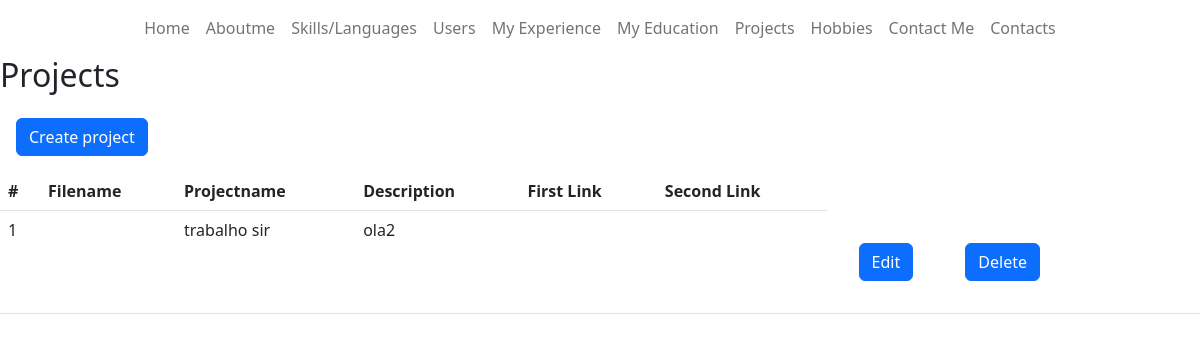
The page /CMS/pages/projects/read.php on the database as committed earlier.
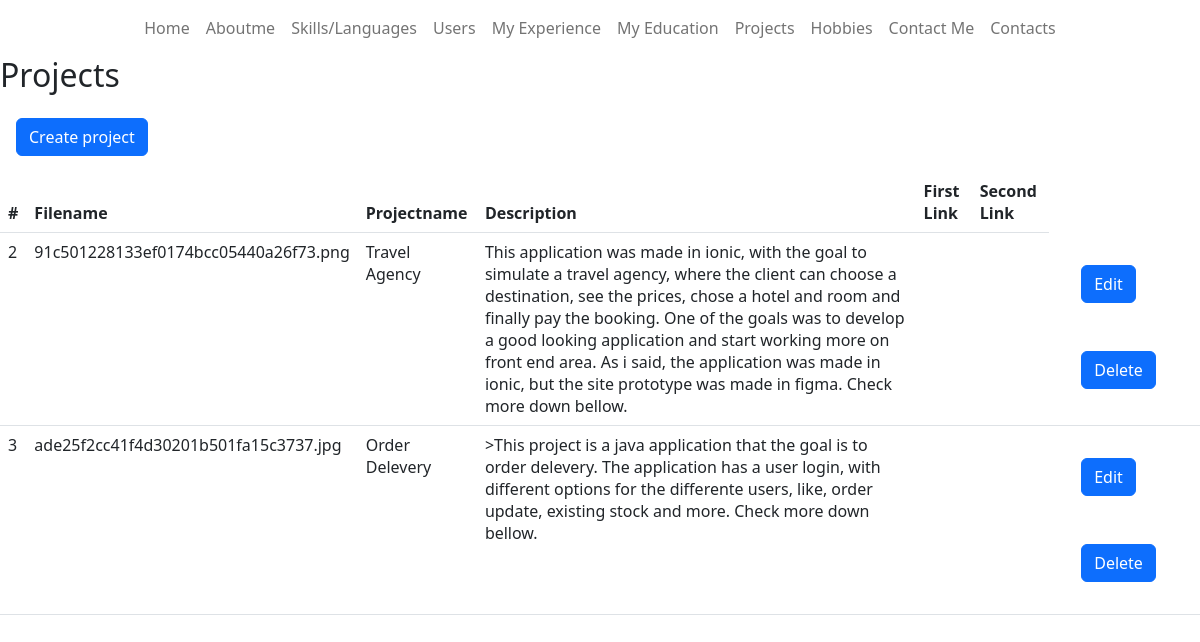
The same page on the database as committed later.
### tables this page shows
CREATE TABLE `projects` (
  `id` int(11) NOT NULL,
  `filename` varchar(100) NOT NULL,
  `projectname` varchar(100) NOT NULL,
  `description` varchar(500) NOT NULL,
  `ref1` varchar(500) DEFAULT NULL,
  `ref2` varchar(500) DEFAULT NULL
);

### CMS/pages/projects/read.php (the view, shortened to what this page needs)
<?php
$pdo = pdo_connect_mysql();
$page = isset($_GET['page']) && is_numeric($_GET['page']) ? (int)$_GET['page'] : 1;
$records_per_page = 20;
$stmt = $pdo->prepare('SELECT * FROM projects ORDER BY id LIMIT :current_page, :record_per_page');
$stmt->bindValue(':current_page', ($page-1)*$records_per_page, PDO::PARAM_INT);
$stmt->bindValue(':record_per_page', $records_per_page, PDO::PARAM_INT);
$stmt->execute();
$projects = $stmt->fetchAll(PDO::FETCH_ASSOC);
?>
<div class="content read">
<?php
require_once "../../navbars/navbaradmin.php";
?>
	<h2>Projects</h2>
    <button onclick="window.location.href='./create.php'" class="create-language btn btn-primary m-3">Create project</button>
	<table class="table">
        <thead>
            <tr>
                <th>#</th>
                <th>Filename</th>
                <th>Projectname</th>
                <th>Description</th>
                <th>First Link</th>
                <th>Second Link</th>
            </tr>
        </thead>
        <tbody>
            <?php foreach ($projects as $project): ?>
            <tr>
                <td><?=$project['id']?></td>
                <td><?=$project['filename']?></td>
                <td><?=$project['projectname']?></td>
                <td><?=$project['description']?></td>
                <td><?=$project['ref1']?></td>
                <td><?=$project['ref2']?></td>
                <td class="actions">
                <?php echo "<a href=\"update.php?id={$project['id']}\" class=\"edit\"><button type='button' class='btn btn-primary m-4'>Edit</button></a>"?>
                <?php echo "<a href=\"delete.php?id={$project['id']}\" class=\"trash\"><button type='button' class='btn btn-primary m-4'>Delete</button> </a>"?>
                </td>
            </tr>
            <?php endforeach; ?>
        </tbody>
    </table>
</div>

Rows that differ between the two databases and show on the page:
removed projects: id "1", projectname "trabalho sir", description "ola2"
added projects: id "2", filename "91c501228133ef0174bcc05440a26f73.png", projectname "Travel Agency", description "This application was made in ionic, with the goal to simulate a travel agency, where the client can choose a destination, see the prices, chose a hotel and room and finally pay the booking. One of the goals was to develop a good looking application and start working more on front end area. As i said, the application was made in ionic, but the site prototype was made in figma. Check more down bellow."
added projects: id "3", filename "ade25f2cc41f4d30201b501fa15c3737.jpg", projectname "Order Delevery", description ">This project is a java application that the goal is to order delevery. The application has a user login, with different options for the differente users, like, order update, existing stock and more. Check more down bellow."
